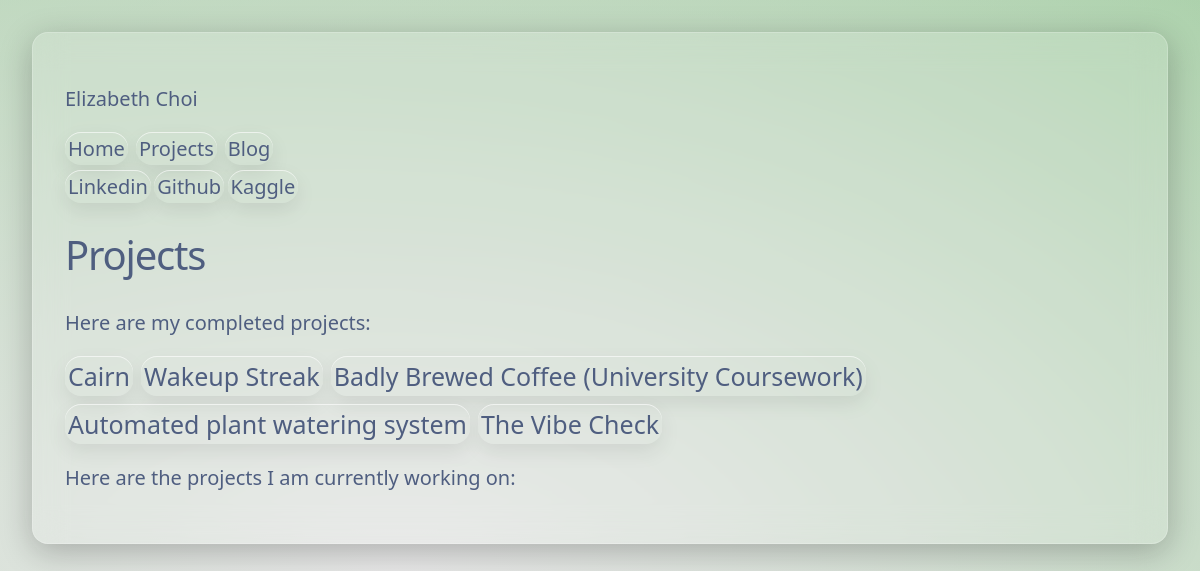
Page /projects on the earlier database version.
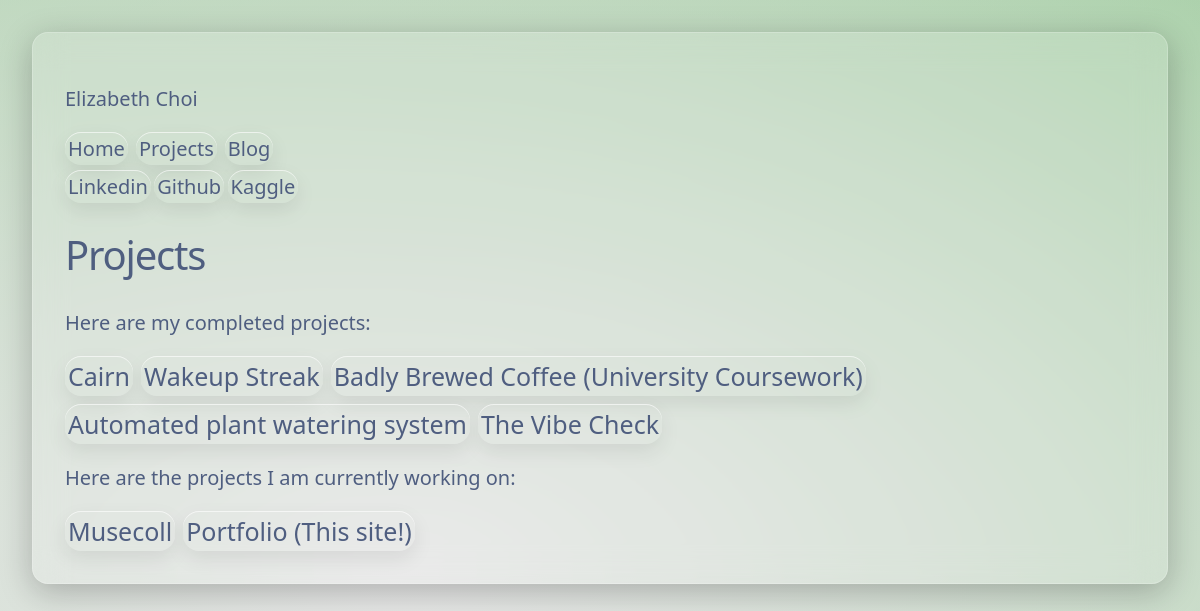
Same page on the later database version.
### tables this page shows
CREATE TABLE projects (
    id INTEGER PRIMARY KEY AUTOINCREMENT, 
    title TEXT NOT NULL,
    created TEXT,
    technologies TEXT,
    img_path TEXT, 
    github TEXT,
    award TEXT,
    content TEXT NOT NULL, 
    completed BOOLEAN NOT NULL,
    archived BOOLEAN NOT NULL 
);

### portfolio/__init__.py (the view)
    @app.route('/projects')
    def projects():
        db = get_db()
        complete = db.execute(
            'SELECT id, title'
            ' FROM projects'
            ' WHERE completed = TRUE AND archived = FALSE'
            ' ORDER BY id DESC'
        ).fetchall()
        incomplete = db.execute(
            'SELECT id, title'
            ' FROM projects'
            ' WHERE completed = FALSE and archived = FALSE'
        ).fetchall()
        return render_template('projects/index.html', c_projects=complete, i_projects=incomplete)

### portfolio/db.py (called while the page is built)
def get_db():
    if 'db' not in g:
        g.db = sqlite3.connect(
            current_app.config['DATABASE'],
            detect_types=sqlite3.PARSE_DECLTYPES
        )
        g.db.row_factory = sqlite3.Row
    return g.db

### portfolio/templates/projects/index.html (shortened to what this page needs)
<!doctype html>
<html>
{% extends 'base.html' %}
{% block header %}
    <h1>Projects</h1>
{% endblock %}
{% block content %}
    <p>Here are my completed projects:</p>
    <nav class="links">
        {% for c in c_projects %}
            <a href="{{ url_for('projects.project', index=c['id'])}}">{{c['title']}}</a>
        {% endfor %}
    </nav>
    <p>Here are the projects I am currently working on:</p>
    <nav class="links">
    {% for i in i_projects %}
        <a href="{{ url_for('projects.project', index=i['id'])}}">{{i['title']}}</a>
    {% endfor %}
    </nav>
{% endblock %}

### portfolio/templates/base.html (shortened to what this page needs)
<!doctype html>
<html>
<link rel="stylesheet" href="{{ url_for('static', filename='styles.css')}}">
<main class="site-container">
    <div class="content">
        <p class="site-title">Elizabeth Choi</p>
        <div class="links">
            <span class="nav-bar">
                <a href="/">Home</a>
                <a href="/projects">Projects</a>
                <a href="/blog">Blog</a>
            </span>
            <span class="contact-links">
                <a href="https://www.linkedin.com/in/elizabeth-choi-0195a4318">Linkedin</a>
                <a href="https://github.com/el124-choi">Github</a>
                <a href="https://www.kaggle.com/el124choi">Kaggle</a>
            </span>
        </div>
        <div class="page">
            {% block header %}{% endblock %}
            {% block content %}{% endblock %}
        </div>
    </div>
</main>
</html>

### portfolio/static/styles.css (style rules this page uses)
:root { --text-color: #4f5e80; }
html, body { min-height: auto; margin: 0; font-family: system-ui, -apple-system, sans-serif; color: var(--text-color); }
p, li { font-weight: 100; font-size: 20px; text-decoration: none; color: var(--text-color); }
h1 { font-size: 40px; max-width: 18ch; font-weight: 100; letter-spacing: -0.03em; text-decoration: none; color: var(--text-color); }
a { text-align: center; font-weight: 100; padding: 3px; border-radius: 999px; color: var(--text-color); text-decoration: none; cursor: pointer; transition: background 200ms ease, transform 150ms ease; border-radius: 16px; box-shadow: 0 8px 20px rgba(0, 0, 0, 0.08), inset 0 1px 0 rgba(255, 255, 255, 0.6); font-size: 25px; }
.links { display: flex; flex-wrap: wrap; gap: 0.5rem; }
.content { display: block; text-align: left; flex-direction: column; background: oklch(1 0 0 / 0.12); backdrop-filter: blur(16px); -webkit-backdrop-filter: blur(16px); border: 1px solid oklch(1 0 0 / 0.2); border-radius: 1rem; padding: 2rem; box-shadow: 0 8px 32px oklch(0.15 0 0 / 0.25); }
.page { display: block; border-radius: 1rem; }
.site-title { margin: 5; text-align: left; }
.nav-bar { flex: 1 1 24rem; min-width: 100%; width: auto; padding: 0; border-radius: 999px; display: flex; flex-wrap: wrap; justify-content: left; gap: 0.5rem; margin: 0; }
.nav-bar a, .contact-links a { flex: 0 1 auto; text-align: center; padding: 3px; border-radius: 999px; font-size: 20px; color: var(--text-color); text-decoration: none; cursor: pointer; transition: background 200ms ease, transform 150ms ease; border-radius: 16px; box-shadow: 0 8px 20px rgba(0, 0, 0, 0.08), inset 0 1px 0 rgba(255, 255, 255, 0.6); }
.links a { flex: 0 1 auto; }
.site-container { width: auto; min-height: 100vh; padding: 2rem; color: #111827; text-align: center; font-size: 13px; transition: transform 150ms ease; display: flex; justify-content: flex-start; flex-direction: column; gap: 1rem; background: radial-gradient(120% 90% at 15% 30%, #e7e7e7, transparent 60%), radial-gradient(110% 120% at 85% 75%, #37a5ff, transparent 55%), conic-gradient(from 190deg at 55% 45%, #e6e6e6, #7fc17e, #fff3f2 ); background-size: 220% 220%, 240% 240%, 260% 260%; animation: drift 14s ease-in-out infinite; }

Differences in the rows shown:
added projects: title "Musecoll"
added projects: title "Portfolio (This site!)"
